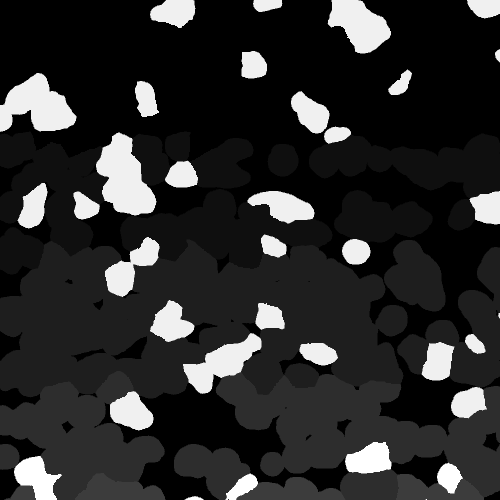
//> input picture HaNL/dilate/00.tif, 1000 x 1000 px (shown at 1/2 size)
$ ./main   (built with g++ and OpenCV 4)
//> lines starting //> are read from the running program, lines starting //| are printed output that depends on the picture; after the words box and inside, x2 and y2 are one past the last pixel; in counts of white or black regions, pixels touching at a corner belong together
#include <opencv2/core.hpp>
#include <opencv2/imgcodecs.hpp>
#include <opencv2/highgui.hpp>
#include <iostream>
#include <queue>
#include <chrono>

using namespace cv;
using namespace std;
using namespace std::chrono;

#define maxRow 1000
#define maxColumn 1000
#define k 1000 //number of loop

Mat readFile(string filename) {
//> called with filename = "00.tif"
	Mat image;
	image = imread(filename, IMREAD_ANYDEPTH | IMREAD_ANYCOLOR);
//> image is the input picture: 1000 rows x 1000 cols, CV_16UC1; min 0, max 4393, mean 835.3
	//image = imread(filename);
	return image;
}

struct point {
	int x;
	int y;
	int value;
};

Mat checkMatrix(Mat image) {
	Mat b = image.clone();
	//1 == has value or can not dilate
	//0 == can dilate in the future
	for (int i = 0; i < maxRow; i++) {
		for (int j = 0; j < maxColumn; j++) {
			if (image.at<short>(i, j) > 0) {
				b.at<short>(i, j) = 1;
			}
			else {
				b.at<short>(i, j) = 0;
			}
		}
	}
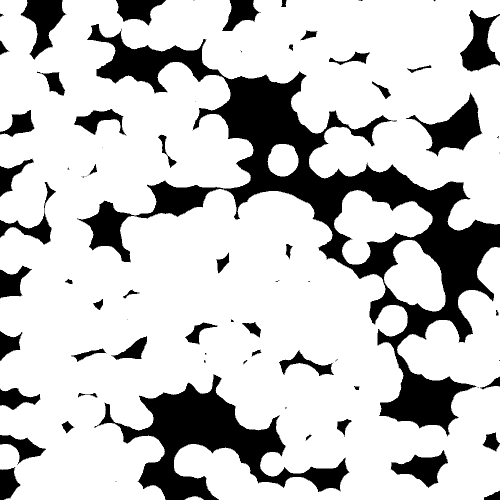
//> b: 1000 rows x 1000 cols, CV_16UC1 (shown at 1/2 size); values 0 (black) and 1 (white), 78.1% white; 73 black regions (23 under 20 px), largest, box (x1, y1, x2, y2) and area: (155, 48, 1000, 873) 121538, (188, 748, 699, 1000) 38741, (812, 185, 965, 313) 7042
	return b;
}

bool check(Mat image, Mat b, int x, int y) {
	//check whether image(i,j) can be dilate in next step or not
	int dx[] = { -1, 0, 1, -1, 1, -1, 0, 1 };
	int dy[] = { -1, -1, -1, 0, 0, 1, 1, 1 };
	int check = 0;
	for (int i = 0; i <= 8; i++) {
		if (x + dx[i] > -1 && x + dx[i] < maxRow && y + dy[i] > -1 && y + dy[i] < maxColumn) {
			if (image.at<short>(x + dx[i], y + dy[i]) > 0) {
				if (check == 0) {
					//surround image(x, y) has a value > 0
					check = image.at<short>(x + dx[i], y + dy[i]);
				}
				else if (check == image.at<short>(x + dx[i], y + dy[i])) {
					//suround image(x, y) has another value but the same
					continue;
				}
				else {
					//suround image(x,y) has >= 2 value
					//can not dilate
					b.at<short>(x, y) = 1;
					return false;
				}
			}
		}
	}
	if (check > 0) {
		//has 1 value around
		return true;
	}
	//does not have any value around (all is 0)
	return false;
}

int mask(Mat image, int x, int y) {
	//find the value that image(x,y) change
	int dx[] = { -1, 0, 1, -1, 1, -1, 0, 1 };
	int dy[] = { -1, -1, -1, 0, 0, 1, 1, 1 };
	int result = 0;
	for (int i = 0; i <= 8; i++) {
		if (x + dx[i] > -1 && x + dx[i] < maxRow && y + dy[i] > -1 && y + dy[i] < maxColumn) {
			if (image.at<short>(x + dx[i], y + dy[i]) > 0) {
				result = image.at<short>(x + dx[i], y + dy[i]);
				break;
			}
		}
	}
	return result;
}

queue<point> findQueue(Mat image, Mat b) {
	queue<point> q;
	for (int i = 0; i < maxRow; i++) {
		for (int j = 0; j < maxColumn; j++) {
			if (b.at<short>(i, j) == 0 && check(image, b, i, j)) {
				point p;
				p.x = i;
				p.y = j;
				p.value = mask(image, i, j);
				q.push(p);
			}
		}
	}
	return q;
}

void dilate(Mat image, Mat b, queue<point> q) {
	while (!q.empty()) {
		point u = q.front();
		q.pop();
		image.at<short>(u.x, u.y) = u.value;
		b.at<short>(u.x, u.y) = 1;
	}

}

void output(Mat image) {
	for (int i = 0; i < maxRow; i++) {
		for (int j = 0; j < maxColumn; j++) {
			printf("%d\t", image.at<short>(i, j));
		}
		printf("\n");
	}
}

int main() {
	auto start = high_resolution_clock::now();
	string filename = "00.tif";
	Mat image = readFile(filename);
	Mat b = checkMatrix(image);
	int count = 0;
	queue<point> q;
	do {
		count++;
		q = findQueue(image, b);
		if (q.size() == 0) {
			break;
		}
		else {
			dilate(image, b, q);
		}
	} while (count < k);
//> this loop made 55 passes
//> pass 1, `q = findQueue(image, b);`:
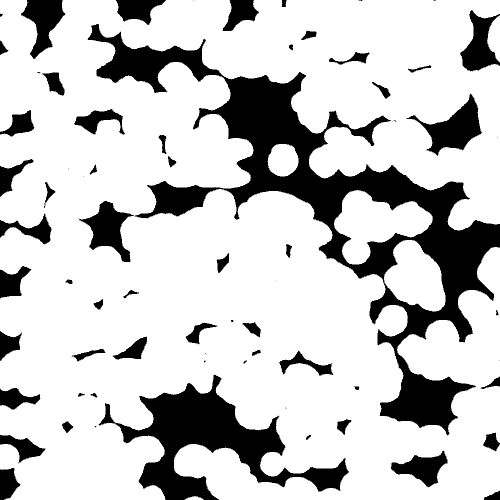
//> b: 1000 rows x 1000 cols, CV_16UC1 (shown at 1/2 size); values 0 (black) and 1 (white), 78.2% white; 73 black regions (20 under 20 px), largest, box (x1, y1, x2, y2) and area: (175, 48, 1000, 871) 115598, (197, 749, 698, 1000) 38667, (813, 187, 964, 312) 7027
//> pass 1, `dilate(image, b, q);`:
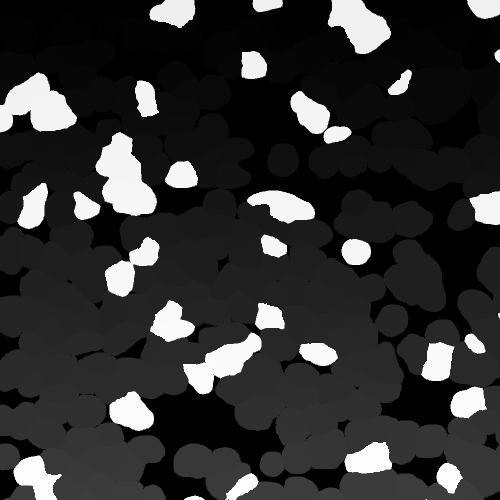
//> image: 1000 rows x 1000 cols, CV_16UC1 (shown at 1/2 size); 1.99% of pixels changed, all inside (x1, y1, x2, y2) = (0, 0, 1000, 1000); drawn with min black and max white
//> pass 1, `dilate(image, b, q);`:
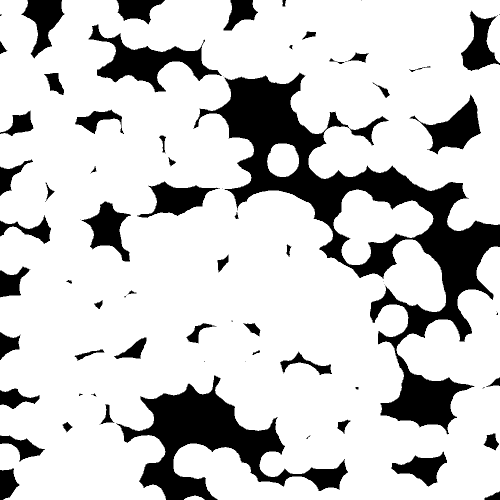
//> b: 1000 rows x 1000 cols, CV_16UC1 (shown at 1/2 size); values 0 (black) and 1 (white), 80.2% white; 71 black regions (17 under 20 px), largest, box (x1, y1, x2, y2) and area: (387, 145, 1000, 869) 90279, (232, 751, 696, 1000) 35673, (177, 49, 444, 185) 11395
//> pass 2, `q = findQueue(image, b);`:
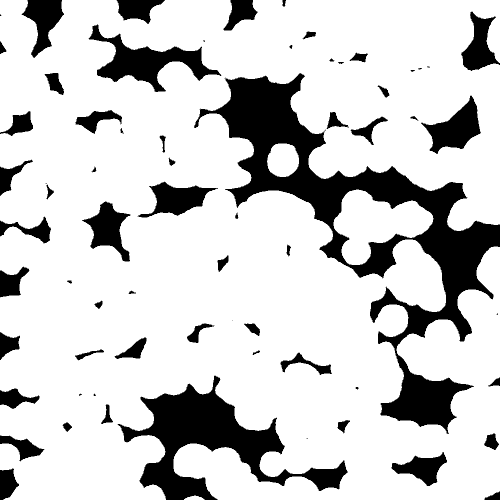
//> b: 1000 rows x 1000 cols, CV_16UC1 (shown at 1/2 size); values 0 (black) and 1 (white), 80.3% white; 68 black regions (11 under 20 px), largest, box (x1, y1, x2, y2) and area: (388, 146, 1000, 868) 88371, (235, 751, 695, 1000) 35622, (177, 49, 443, 184) 11345
//> after the loop:
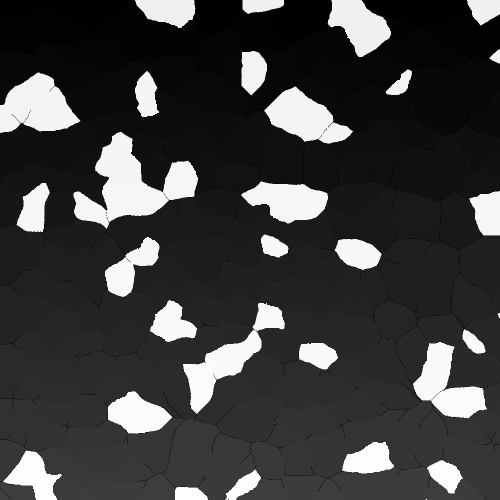
//> image: 1000 rows x 1000 cols, CV_16UC1 (shown at 1/2 size); 18.94% of pixels changed, all inside (x1, y1, x2, y2) = (0, 0, 1000, 1000); drawn with min black and max white
//> after the loop, count = 55
	//output(image);
	auto stop = high_resolution_clock::now();
	auto duration = duration_cast<microseconds>(stop - start);

	cout << "Time taken by function: "
		<< duration.count() << " microseconds" << endl;
	//imshow("result", image);
	//waitKey(0);
	imwrite("output_ha.tif", image);
	return 0;
}
